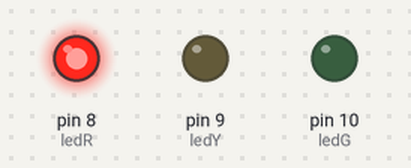
The sketch below on a simulated Arduino Uno, built with avr-gcc and run on an emulated ATmega328P. On the bench: output pins drawn as LEDs (lit = HIGH).

Above: at 2.0 s.
At 4.7 s:
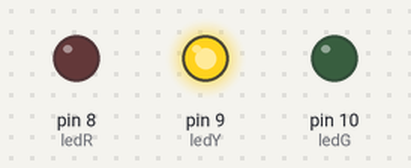
At 8.0 s:
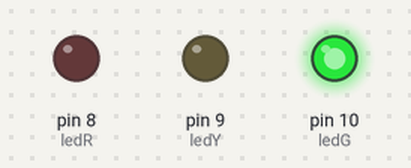
Timing chart, 0 to 13.7 s (numbered marks = the images above):
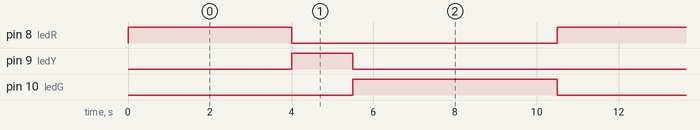

Measured:
- by itself, pin 8 (ledR): alternates HIGH for 4.0 s and LOW for 6.5 s
- by itself, pin 9 (ledY): alternates HIGH for 1.5 s and LOW for 9.0 s
- by itself, pin 10 (ledG): alternates HIGH for 5.0 s and LOW for 5.5 s

The sketch:

classe_semaforo.ino
```cpp
#define ledR 8
#define ledY 9
#define ledG 10

class Semaforo {
public:
  Semaforo(int pr, int py, int pg)
    : pinR(pr), pinY(py), pinG(pg) {
    padaoAtraso();
  }

  void ligaSemaforo() {
    trocaCor(1, 0, 0);
    delay(dR);
    trocaCor(0, 1, 0);
    delay(dY);
    trocaCor(0, 0, 1);
    delay(dG);
  }

  void delayConf(int deR, int deY, int deG) {
    dR = deR;
    dY = deY;
    dG = deG;
  }

private:
  int pinR, pinY, pinG, dR, dY, dG, cor;

  void trocaCor(int r, int y, int g) {
    digitalWrite(pinR, r);
    digitalWrite(pinY, y);
    digitalWrite(pinG, g);
  }

  void padaoAtraso() {
    dR = 5000;
    dY = 1000;
    dG = 5000;
  }
};

Semaforo sem1(ledR, ledY, ledG);

void setup() {
  pinMode(ledR, OUTPUT);
  pinMode(ledY, OUTPUT);
  pinMode(ledG, OUTPUT);
  sem1.delayConf(4000, 1500, 5000);
}

void loop() {
  sem1.ligaSemaforo();
}
```
